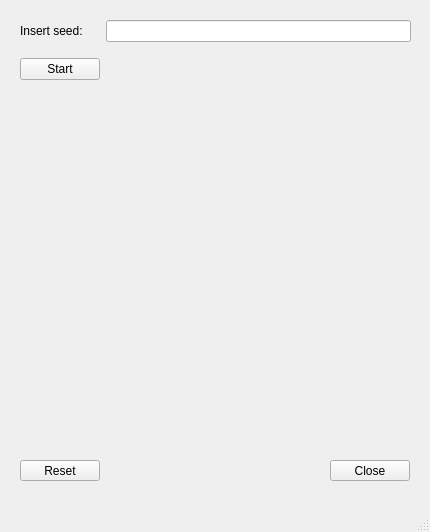
<?xml version="1.0" encoding="UTF-8"?>
<ui version="4.0">
 <class>MainWindow</class>
 <widget class="QMainWindow" name="MainWindow">
  <property name="geometry">
   <rect>
    <x>0</x>
    <y>0</y>
    <width>430</width>
    <height>532</height>
   </rect>
  </property>
  <property name="windowTitle">
   <string>MainWindow</string>
  </property>
  <widget class="QWidget" name="centralwidget">
   <widget class="QWidget" name="gridLayoutWidget">
    <property name="geometry">
     <rect>
      <x>20</x>
      <y>100</y>
      <width>391</width>
      <height>341</height>
     </rect>
    </property>
    <layout class="QGridLayout" name="gridLayout"/>
   </widget>
   <widget class="QWidget" name="gridLayoutWidget_2">
    <property name="geometry">
     <rect>
      <x>20</x>
      <y>10</y>
      <width>391</width>
      <height>81</height>
     </rect>
    </property>
    <layout class="QGridLayout" name="startGridLayout">
     <item row="0" column="0">
      <widget class="QLabel" name="seedLabel">
       <property name="text">
        <string>Insert seed:</string>
       </property>
      </widget>
     </item>
     <item row="0" column="1">
      <widget class="QLineEdit" name="seedLineEdit"/>
     </item>
     <item row="1" column="0">
      <widget class="QPushButton" name="startButton">
       <property name="text">
        <string>Start</string>
       </property>
      </widget>
     </item>
     <item row="1" column="1">
      <widget class="QLabel" name="gameInfoLabel">
       <property name="text">
        <string/>
       </property>
      </widget>
     </item>
    </layout>
   </widget>
   <widget class="QPushButton" name="closeButton">
    <property name="geometry">
     <rect>
      <x>330</x>
      <y>460</y>
      <width>80</width>
      <height>21</height>
     </rect>
    </property>
    <property name="text">
     <string>Close</string>
    </property>
   </widget>
   <widget class="QPushButton" name="resetButton">
    <property name="geometry">
     <rect>
      <x>20</x>
      <y>460</y>
      <width>80</width>
      <height>21</height>
     </rect>
    </property>
    <property name="text">
     <string>Reset</string>
    </property>
   </widget>
  </widget>
  <widget class="QMenuBar" name="menubar">
   <property name="geometry">
    <rect>
     <x>0</x>
     <y>0</y>
     <width>430</width>
     <height>20</height>
    </rect>
   </property>
  </widget>
  <widget class="QStatusBar" name="statusbar"/>
 </widget>
 <resources/>
 <connections>
  <connection>
   <sender>closeButton</sender>
   <signal>clicked()</signal>
   <receiver>MainWindow</receiver>
   <slot>close()</slot>
   <hints>
    <hint type="sourcelabel">
     <x>369</x>
     <y>490</y>
    </hint>
    <hint type="destinationlabel">
     <x>214</x>
     <y>265</y>
    </hint>
   </hints>
  </connection>
 </connections>
</ui>
